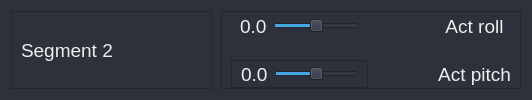
                     <widget class="QFrame" name="frame_joint_seg2_row">
                      <property name="minimumSize">
                       <size>
                        <width>0</width>
                        <height>0</height>
                       </size>
                      </property>
                      <property name="maximumSize">
                       <size>
                        <width>16777215</width>
                        <height>16777215</height>
                       </size>
                      </property>
                      <property name="styleSheet">
                       <string notr="true">background-color: rgb(44, 49, 60);</string>
                      </property>
                      <property name="frameShape">
                       <enum>QFrame::NoFrame</enum>
                      </property>
                      <property name="frameShadow">
                       <enum>QFrame::Plain</enum>
                      </property>
                      <layout class="QHBoxLayout" name="horizontalLayout_7">
                       <property name="spacing">
                        <number>9</number>
                       </property>
                       <item>
                        <widget class="QFrame" name="frame_joint_seg1_ID_2">
                         <property name="minimumSize">
                          <size>
                           <width>201</width>
                           <height>0</height>
                          </size>
                         </property>
                         <property name="maximumSize">
                          <size>
                           <width>156</width>
                           <height>16777215</height>
                          </size>
                         </property>
                         <property name="frameShape">
                          <enum>QFrame::StyledPanel</enum>
                         </property>
                         <property name="frameShadow">
                          <enum>QFrame::Raised</enum>
                         </property>
                         <layout class="QHBoxLayout" name="horizontalLayout_16">
                          <property name="topMargin">
                           <number>0</number>
                          </property>
                          <property name="rightMargin">
                           <number>9</number>
                          </property>
                          <property name="bottomMargin">
                           <number>0</number>
                          </property>
                          <item>
                           <widget class="QLabel" name="label_19">
                            <property name="minimumSize">
                             <size>
                              <width>0</width>
                              <height>0</height>
                             </size>
                            </property>
                            <property name="font">
                             <font>
                              <pointsize>14</pointsize>
                             </font>
                            </property>
                            <property name="styleSheet">
                             <string notr="true">color: rgb(238, 238, 236);</string>
                            </property>
                            <property name="text">
                             <string>Segment 2</string>
                            </property>
                           </widget>
                          </item>
                         </layout>
                        </widget>
                       </item>
                       <item>
                        <widget class="QFrame" name="frame_joints_seg1_2">
                         <property name="frameShape">
                          <enum>QFrame::StyledPanel</enum>
                         </property>
                         <property name="frameShadow">
                          <enum>QFrame::Raised</enum>
                         </property>
                         <layout class="QGridLayout" name="gridLayout_4">
                          <property name="topMargin">
                           <number>0</number>
                          </property>
                          <property name="bottomMargin">
                           <number>0</number>
                          </property>
                          <property name="horizontalSpacing">
                           <number>70</number>
                          </property>
                          <property name="verticalSpacing">
                           <number>20</number>
                          </property>
                          <item row="0" column="1">
                           <widget class="QFrame" name="frame_joint_seg1_setRoll_2">
                            <property name="minimumSize">
                             <size>
                              <width>0</width>
                              <height>0</height>
                             </size>
                            </property>
                            <property name="maximumSize">
                             <size>
                              <width>500</width>
                              <height>16777215</height>
                             </size>
                            </property>
                            <property name="frameShape">
                             <enum>QFrame::NoFrame</enum>
                            </property>
                            <property name="frameShadow">
                             <enum>QFrame::Plain</enum>
                            </property>
                            <layout class="QHBoxLayout" name="horizontalLayout_18">
                             <property name="topMargin">
                              <number>0</number>
                             </property>
                             <property name="bottomMargin">
                              <number>0</number>
                             </property>
                             <item>
                              <widget class="QLabel" name="label_seg1_setRoll_slider_2">
                               <property name="font">
                                <font>
                                 <pointsize>14</pointsize>
                                </font>
                               </property>
                               <property name="styleSheet">
                                <string notr="true">color: rgb(238, 238, 236);</string>
                               </property>
                               <property name="text">
                                <string>0.0</string>
                               </property>
                              </widget>
                             </item>
                             <item>
                              <widget class="QSlider" name="slider_seg1_setRoll_2">
                               <property name="maximumSize">
                                <size>
                                 <width>16777215</width>
                                 <height>16777215</height>
                                </size>
                               </property>
                               <property name="minimum">
                                <number>-20</number>
                               </property>
                               <property name="maximum">
                                <number>20</number>
                               </property>
                               <property name="orientation">
                                <enum>Qt::Horizontal</enum>
                               </property>
                              </widget>
                             </item>
                            </layout>
                           </widget>
                          </item>
                          <item row="0" column="2">
                           <widget class="QLabel" name="Label_Seg2_ActRoll">
                            <property name="font">
                             <font>
                              <pointsize>14</pointsize>
                             </font>
                            </property>
                            <property name="layoutDirection">
                             <enum>Qt::LeftToRight</enum>
                            </property>
                            <property name="styleSheet">
                             <string notr="true">color: rgb(238, 238, 236);</string>
                            </property>
                            <property name="text">
                             <string>Act roll</string>
                            </property>
                            <property name="alignment">
                             <set>Qt::AlignCenter</set>
                            </property>
                           </widget>
                          </item>
                          <item row="1" column="2">
                           <widget class="QLabel" name="Label_Seg2_ActPitch">
                            <property name="font">
                             <font>
                              <pointsize>14</pointsize>
                             </font>
                            </property>
                            <property name="styleSheet">
                             <string notr="true">color: rgb(238, 238, 236);</string>
                            </property>
                            <property name="text">
                             <string>Act pitch</string>
                            </property>
                            <property name="alignment">
                             <set>Qt::AlignCenter</set>
                            </property>
                           </widget>
                          </item>
                          <item row="1" column="1">
                           <widget class="QFrame" name="frame_joint_seg1_setPitch_2">
                            <property name="maximumSize">
                             <size>
                              <width>500</width>
                              <height>16777215</height>
                             </size>
                            </property>
                            <property name="frameShape">
                             <enum>QFrame::StyledPanel</enum>
                            </property>
                            <property name="frameShadow">
                             <enum>QFrame::Raised</enum>
                            </property>
                            <layout class="QHBoxLayout" name="horizontalLayout_20">
                             <property name="topMargin">
                              <number>0</number>
                             </property>
                             <property name="bottomMargin">
                              <number>0</number>
                             </property>
                             <item>
                              <widget class="QLabel" name="label_seg1_setPitch_slider_2">
                               <property name="font">
                                <font>
                                 <pointsize>14</pointsize>
                                </font>
                               </property>
                               <property name="styleSheet">
                                <string notr="true">color: rgb(238, 238, 236);</string>
                               </property>
                               <property name="text">
                                <string>0.0</string>
                               </property>
                              </widget>
                             </item>
                             <item>
                              <widget class="QSlider" name="slider_seg1_setPitch_2">
                               <property name="maximumSize">
                                <size>
                                 <width>16777215</width>
                                 <height>16777215</height>
                                </size>
                               </property>
                               <property name="minimum">
                                <number>-20</number>
                               </property>
                               <property name="maximum">
                                <number>20</number>
                               </property>
                               <property name="orientation">
                                <enum>Qt::Horizontal</enum>
                               </property>
                              </widget>
                             </item>
                            </layout>
                           </widget>
                          </item>
                         </layout>
                        </widget>
                       </item>
                      </layout>
                     </widget>
